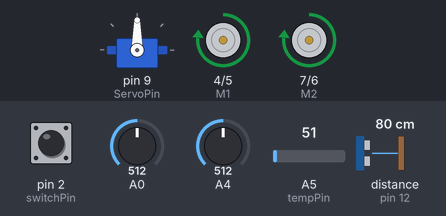
The sketch below on a simulated Arduino Uno, built with avr-gcc and run on an emulated ATmega328P. Parts: servo, direction and speed pins drawn as motors (green arrow = direction pin HIGH = forward, orange = LOW = backward, longer = more drive). Wiring (inferred from the names in the program): ultrasonic range finder: trigger pin 13; echo pin 12. The inputs (shaded band) are chosen by the test bench; at power-on: distance to the obstacle (sensor on pin 12) 80 cm, pin 2 (switchPin) HIGH, A4 = 512, A0 = 512, A5 (tempPin) = 51. The echo pulse lasts 58.3 µs per cm.

Above: at 1.28 s.
1.3 s: distance to the obstacle (sensor on pin 12) set to 2 cm
At 2.99 s:
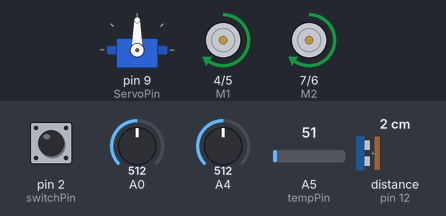
4.3 s: distance to the obstacle (sensor on pin 12) set to 35 cm
7.3 s: pin 2 (switchPin) pulled LOW for 3.2 s
At 9.0 s:
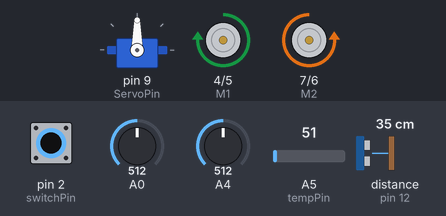
12.0 s: A4 set to 216
13.5 s: A4 set to 184
At 14.4 s:
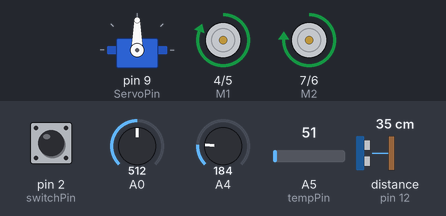
Timing chart, 0 to 16.0 s (numbered marks = the images above; inputs shaded):
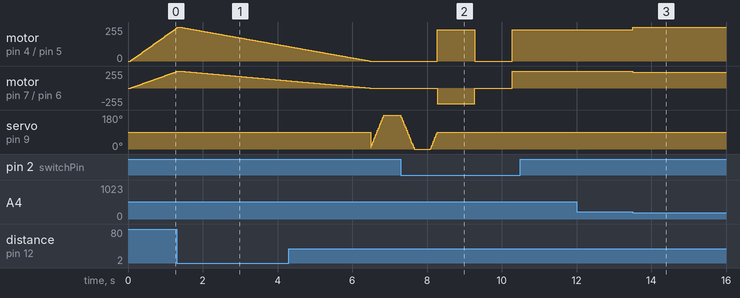

The sketch:

testingRobot.ino
```cpp
#include <Servo.h>

//PINS:
const int E1 = 5;
const int M1 = 4;
const int E2 = 6;
const int M2 = 7;

Servo myservo;
const int ServoPin = 9;

const int trigPin = 13;
const int echoPin = 12;
const int tempPin = A5;
const int switchPin = 2;
const int OpticalPowerPin = 3;

//CONSTANTS:
const int MAX_DISTANCE = 1000;

//GLOBAL VARIABLES:
float distance;
int currentSpeed = 0;
int servoPos = 0;

void setup()
{
  Serial.begin(9600);
  pinMode(M1, OUTPUT);
  pinMode(M2, OUTPUT);
  pinMode(switchPin, INPUT_PULLUP);
  pinMode(OpticalPowerPin, HIGH);

  myservo.attach(ServoPin);

  pinMode(trigPin, OUTPUT);
  pinMode(echoPin, INPUT);

  distance = getLowestDist(10); //bug fix/hack for distance = .1 initially
}

void loop() {
  if (digitalRead(switchPin)) {
    digitalWrite(OpticalPowerPin, LOW);

    changeSpeed(255, 4);

    distance = getLowestDist(4);
    if (distance < 30) {
      avoidWall(30);
    }
  }

  else {
    digitalWrite(OpticalPowerPin, HIGH);
    blackLine(200);
  }

}

//**************HIGHLEVELFUNCTIONS******************//
void blackLine(int sensorThreshold) {
  digitalWrite(M1, HIGH);
  digitalWrite(M2, HIGH);

  int LsensorValue;
  int MsensorValue;
  int RsensorValue;

  // read the input on analog pin 0:
  LsensorValue = analogRead(A4);
  delay(1);
  MsensorValue = analogRead(A1);
  delay(1);
  RsensorValue = analogRead(A0);
  delay(1);

  analogWrite(E1, 255);
  analogWrite(E2, 255);

  // Case Straight Line
  //  while (MsensorValue > sensorThreshold && LsensorValue < sensorThreshold && RsensorValue < sensorThreshold) {
  //    LsensorValue = analogRead(A4);
  //    delay(1);
  //    MsensorValue = analogRead(A1);
  //    delay(1);
  //    RsensorValue = analogRead(A0);
  //    delay(1);
  //    analogWrite(E1, 155);
  //    analogWrite(E2, 155);
  //  }

  // Case Steer Left - as long as left sensor detects black line
  while (LsensorValue > sensorThreshold) {
    LsensorValue = analogRead(A4);
    analogWrite(E1, 50);
    analogWrite(E2, 255);
  }

  // Case Steer Right - as long as right sensor detects black line
  while (RsensorValue > sensorThreshold) {
    RsensorValue = analogRead(A0);
    analogWrite(E1, 255);
    analogWrite(E2, 50);
  }

}


/*
   Checks to see if its going to crash into a wall and take corrective action
*/
void avoidWall(int distThreshold) {
  //slowDown(0); //problem here?

  changeSpeed(0, 1);
  turnServo(90);
  delay(200);
  int leftDist = getLowestDist(10);
  delay(200);

  turnServo(-90);
  delay(200);
  int rightDist = getLowestDist(10);
  delay(200);
  turnServo(0);

  if (leftDist < distThreshold && rightDist < distThreshold) {
    turn(true, 1000, 235);
    turn(true, 1000, 235);
  }
  else if (leftDist > rightDist) {
    turn(true, 1000, 235);
  }
  else {
    turn(false, 1000, 235);
  }

}


//**************LOWLEVELFUNCTIONS******************//
/*
   Function - moveWheels - so far just for testing purposes
*/
void turn(boolean left, int time, int speed) {
  digitalWrite(M1, !left);
  digitalWrite(M2, left);
  analogWrite(E1, speed);   //PWM Speed Control
  analogWrite(E2, speed);   //PWM Speed Control
  delay(time);
  analogWrite(E1, 0);
  analogWrite(E2, 0);
  delay(time);
}

/*
   Function: getDistance - returns the distance measured  by the HC-SR05 and prints it onto the serial monitor
*/
float getDistance(void) {

  float duration;
  float temperature;
  float thisDistance;

  temperature = (5.0 * analogRead(tempPin) * 100.0) / 1024;

  // send pulse
  digitalWrite(trigPin, LOW);
  delayMicroseconds(2);
  digitalWrite(trigPin, HIGH);
  delayMicroseconds(10);
  digitalWrite(trigPin, LOW);

  //receive pulse. Third argument is timout in microseconds
  duration = pulseIn(echoPin, HIGH, 100000);
  if (duration == 0) {
    return MAX_DISTANCE;
  }
  thisDistance  = (331.5 + (0.6 * temperature)) * duration / 2 * 100 / 1000000;

  return thisDistance;
}

void changeSpeed(int finalSpeed, int acceleration) {
  digitalWrite(M1, HIGH);
  digitalWrite(M2, HIGH);

  if (finalSpeed > currentSpeed) {
    for (currentSpeed;  currentSpeed < finalSpeed; currentSpeed += acceleration) {
      analogWrite(E1, currentSpeed);
      analogWrite(E2, currentSpeed);
      delay(20);
    }
    analogWrite(E1, finalSpeed);
    analogWrite(E2, finalSpeed);
  } else if (finalSpeed < currentSpeed) {
    for (currentSpeed;  currentSpeed > finalSpeed; currentSpeed -= acceleration) {

      analogWrite(E1, currentSpeed);
      analogWrite(E2, currentSpeed);
      delay(20);
    }
    analogWrite(E1, finalSpeed);
    analogWrite(E2, finalSpeed);
  }
}

/*
   Reads distance multiple times and returns
   the lowest
*/
float getLowestDist(int count) {
  float current;
  float lowest = getDistance();
  for (int i = 0; i < count; i++) {
    current = getDistance();
    if ( current < lowest ) {
      lowest = current;
    }
  }
  return lowest;
}

void turnServo(int dir) {
  if (dir > 90 || dir < -90) {
    return;
  }

  //if turning left:
  while (servoPos <= dir + 90) {
    myservo.write(servoPos);
    servoPos++;
    delay(2);
  }
  //If turning right
  while (servoPos >= dir + 90) {
    myservo.write(servoPos);
    servoPos--;
    delay(2);
  }
}

void slowDown (float minDist) {
  int chenSpeed = currentSpeed;
  int initialSpeed = currentSpeed;
  int initialDistance = getLowestDist(5);
  int currentDistance = initialDistance;

  while (currentSpeed > 100) {
    chenSpeed = initialSpeed / (initialDistance - minDist) * (currentDistance - minDist);
    digitalWrite(M1, HIGH);
    digitalWrite(M2, HIGH);
    analogWrite(E1, chenSpeed);   //PWM Speed Control
    analogWrite(E2, chenSpeed);   //PWM Speed Control
    delay(30);
    currentDistance = getLowestDist(10);
  }
  analogWrite(E1, 0);   //PWM Speed Control
  analogWrite(E2, 0);   //PWM Speed Control
  currentSpeed = 0;
}

/*
   Slow whell by percentage between 0 and 1, for certain length of time.
*/
void slowLeftWheel(float percent, int time) {
  if (percent > 1 || percent < 1) {
    return;
  }
  analogWrite(E1, (int)(percent * (float)currentSpeed));
  delay(time);
  analogWrite(E1, currentSpeed);
}

void slowRightWheel(float percent, int time) {
  if (percent > 1 || percent < 1) {
    return;
  }
  analogWrite(E2, (int)(percent * (float)currentSpeed));
  delay(time);
  analogWrite(E2, currentSpeed);
}
```

Measured:
- the behaviour switches between 201 and 200 on A4 (found by bisection; images 2 and 3)
- after the input at 7.3 s, motor on pin 4 (M1) / pin 5 (E1): goes on until 10.3 s, then stays forward 235/255
- after the input at 12.0 s, every drawn part: stays the same
- after the input at 13.5 s, motor on pin 4 (M1) / pin 5 (E1): forward 235/255 → forward 255/255 at once; motor on pin 7 (M2) / pin 6 (E2): forward 255/255 → forward 235/255 at once
